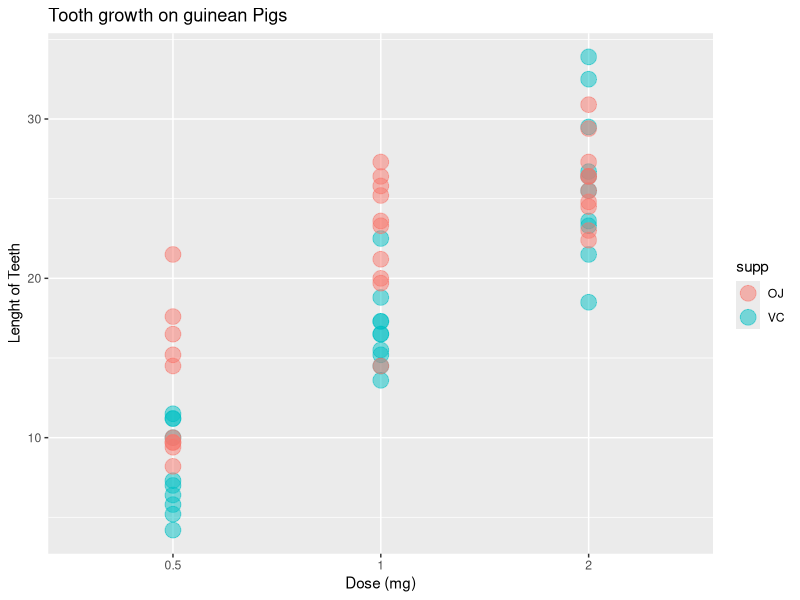

This figure's R source: (Note: this script raises an error after producing the figure.)
## ---- chunk 1
data(ToothGrowth)
ToothGrowth$dose <- as.factor(ToothGrowth$dose)
str(ToothGrowth)
summary(ToothGrowth)
## ---- chunk 2
library(ggplot2)
g <- ggplot(ToothGrowth, aes(x = dose,y = len, color = supp))
g <- g + geom_point(alpha = 0.5, size = 5)
g <- g + ylab("Lenght of Teeth")
g <- g + xlab("Dose (mg)")
g <- g + ggtitle("Tooth growth on guinean Pigs")
g
## ---- chunk 3
t_0.5 <- subset(ToothGrowth, dose == "0.5")
t <- t.test(len ~ supp, data = t_0.5, paired = FALSE, var.equal = FALSE)
t
## ---- chunk 4
t_1 <- subset(ToothGrowth, dose == "1")
t <- t.test(len ~ supp, data = t_1, paired = FALSE, var.equal = FALSE)
t
## ---- chunk 5
t_2 <- subset(ToothGrowth, dose == "2")
t <- t.test(len ~ supp, data = t_2, paired = FALSE, var.equal = FALSE)
t
## ---- chunk 6
t <- t.test(len ~ supp, data = t_0.5, alternative = "greater", paired = FALSE, var.equal = FALSE)
t
## ---- chunk 7
t <- t.test(len ~ supp, data = t_1, alternative = "greater", paired = FALSE, var.equal = FALSE)
t
## ---- chunk 8
t <- t.test(len ~ supp, data = t_2, alternative = "greater", paired = FALSE, var.equal = FALSE)
t
